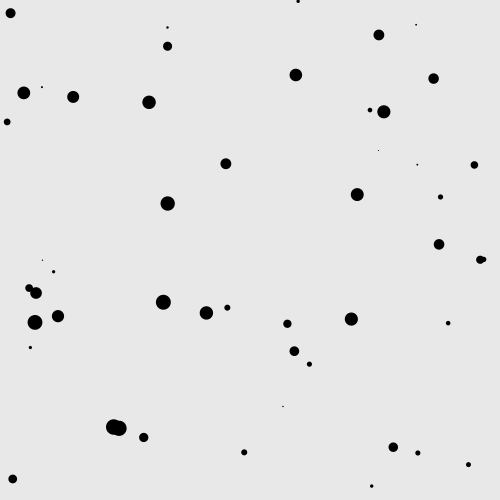
Frame 1 (no input)
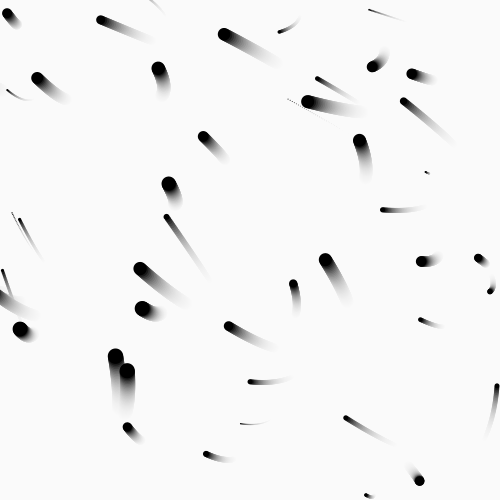
Frame 60 (the mouse pressed at the canvas centre just before this capture)
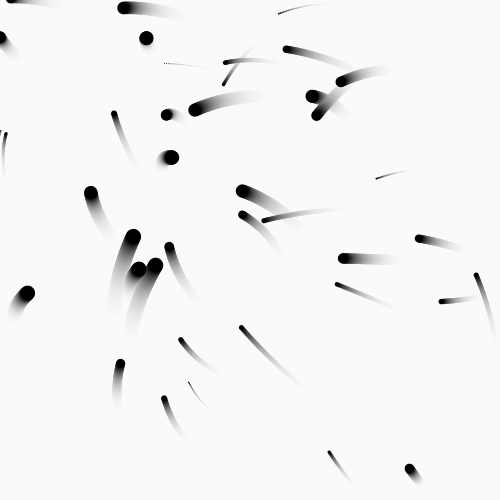
Frame 120 (the mouse held since frame 60 and released just before this capture)

The Processing sketch that drew these frames (run headless with seeded random() and noise(); from frame 60 on, the mouse is pressed at the canvas centre):

// Processing sketch: forceAttractMouseRepelEachOther
// ── forceAttractMouseRepelEachOther.pde
class Attractor {
  float mass;
  PVector location;
  
  Attractor() {
    mass = 5;
    location = new PVector(random(width), random(height));
  }
  
  Attractor(float x, float y) {
    mass = 5;
    location = new PVector(x, y);
  }
  
  void display() {
    noStroke();
    fill(0);
    ellipse(location.x, location.y, 32, 32);
  }
  
  PVector attract(Mover m) {
    PVector force = PVector.sub(location, m.location);
    float distance = force.mag();
    force.normalize();
    distance = constrain(distance, 5, 25);
    float strength = (1 * mass * m.mass) / (distance * distance);
    force.mult(strength);
    return force;
  }
  
  PVector repel(Mover m) {
    PVector force = PVector.sub(location, m.location);
    float distance = force.mag();
    force.normalize();
    distance = constrain(distance, 5, 25);
    float strength = (1 * mass * m.mass) / (distance * distance);
    force.mult(-strength);
    return force;
  }
}

class Mover {
  PVector location;
  PVector velocity;
  PVector acceleration;
  
  float mass;
  Mover(float m, float x, float y, PVector v) {
    location = new PVector(x, y);
    velocity = v;
    acceleration = new PVector(0, 0);
    
    mass = m;
  }
  
  void update() {
    velocity.add(acceleration);
    location.add(velocity);
    acceleration.mult(0);
  }
  
  void display() {
    noStroke();
    fill(0);
    ellipse(location.x, location.y, mass*8, mass*8);
  }
  
  void checkEdges() {
    // if a mover hits the edges of the width, reverse it's direction (via velocity) and place it at the width
    // same for the other edge
    if (location.x > width) {
      location.x = width;
      velocity.x *= -1;
    }
    else if (location.x < 0) {
      location.x = 0;
      velocity.x *= -1;
    }
    
    // mover will reverse direction and 'bounce' off the floor as well
    if (location.y > height) {
      location.y = height;
      velocity.y *= -1;
    }
  }
  
  void applyForce(PVector force) {
    PVector f = PVector.div(force, mass);
    acceleration.add(f);
  }
  
  PVector attract(Mover m) {
    PVector force = PVector.sub(location, m.location);
    float distance = force.mag();
    force.normalize();
    distance = constrain(distance, 5, 25);
    float strength = (1 * mass * m.mass) / (distance * distance);
    force.mult(strength);
    return force;
  }
  
  PVector repel(Mover m) {
    PVector force = PVector.sub(location, m.location);
    float distance = force.mag();
    force.normalize();
    distance = constrain(distance, 5, 25);
    float strength = (1 * mass * m.mass) / (distance * distance);
    force.mult(-strength);
    return force;
  }
}

Mover[] moons = new Mover[50];
Attractor[] earths = new Attractor[3];


void setup() {
  size(500,500);
  background(230);

  for (int i = 0; i < moons.length; i++) {
    PVector moonInitialVelocity = new PVector(random(-1, 1), random(-1, 1));
    moons[i] = new Mover(random(0.1, 2), random(width), random(height), moonInitialVelocity);
  }
  
  for (int i = 0; i < earths.length; i++) {
    earths[i] = new Attractor();
  }
}

void draw() {
  noStroke();
  fill(255,25);
  rect(0,0,width,height);
  
  for (int i = 0; i < moons.length; i++) {
    
    Attractor mouse = new Attractor(mouseX, mouseY);
    PVector mouseForce = mouse.attract(moons[i]);
    mouseForce.mult(3);
    moons[i].applyForce(mouseForce);
    
    for (int j = 0; j < moons.length; j++) {
     if (i != j) {
       PVector force = moons[j].repel(moons[i]);
       force.mult(0.1);
       moons[i].applyForce(force);
     }
    }
    moons[i].update();
    moons[i].display();
  }
}
